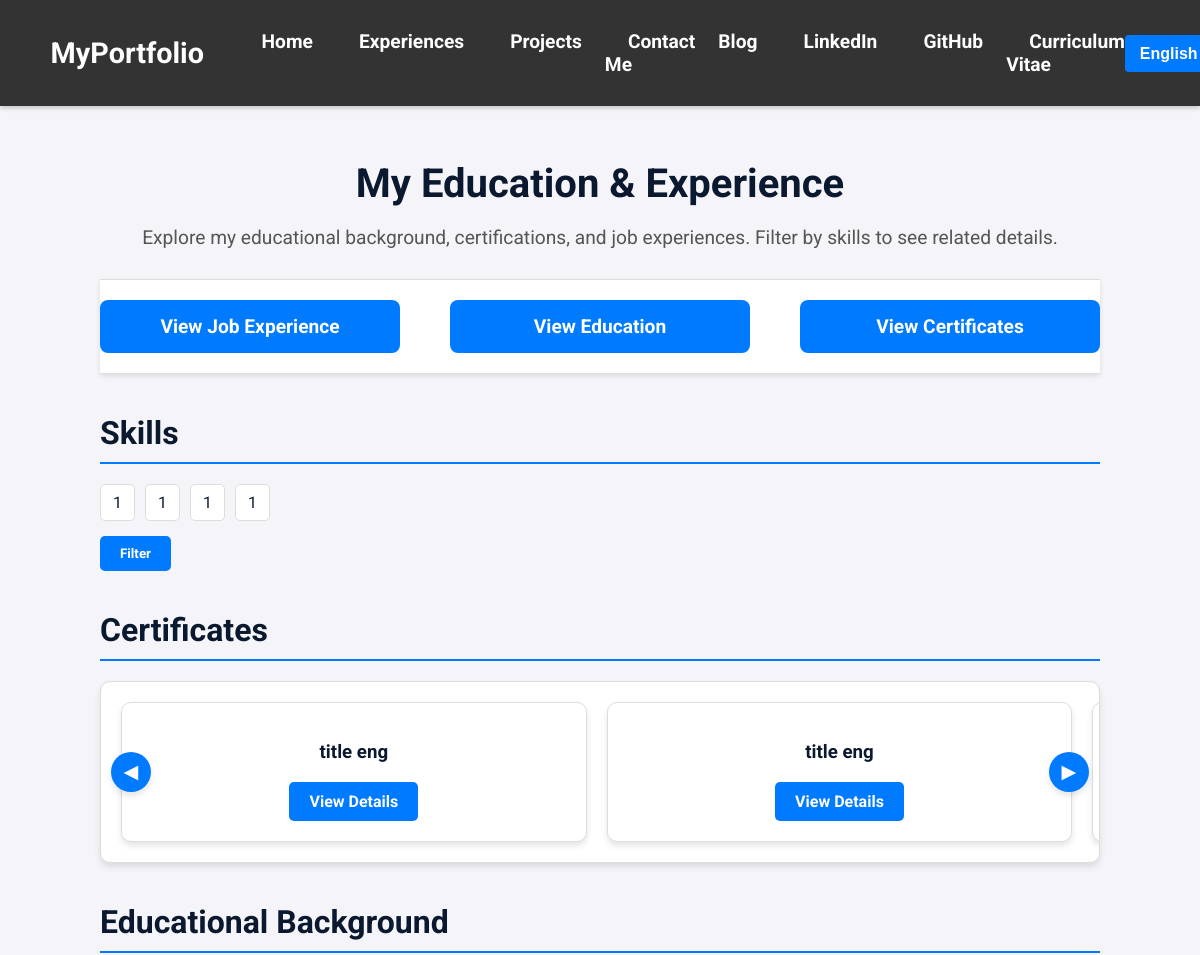
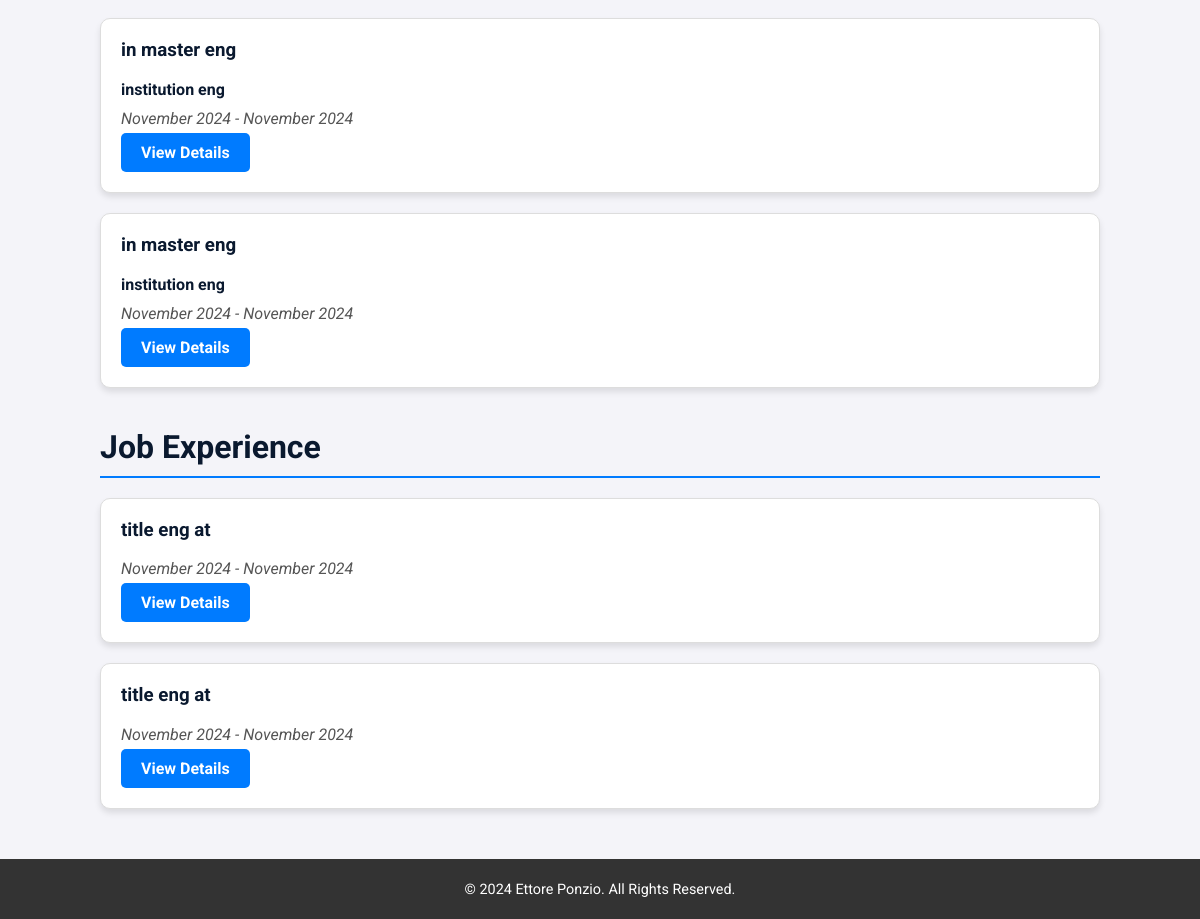
Page /en/education/ on the committed database (2 pictures, top to bottom).
### portfolio/models.py (models this page shows, shortened)
class Skill(models.Model):
    name_en = models.CharField(
        max_length=100,
        help_text=_("The name of the skill in English (e.g., Python, Data Analysis)."),
        verbose_name=_("Name (EN)")
    )
    name_it = models.CharField(
        max_length=100,
        help_text=_("The name of the skill in Italian (e.g., Python, Analisi dei dati)."),
        verbose_name=_("Name (IT)")
    )
    class Meta:
        verbose_name = _("Skill")
        verbose_name_plural = _("Skills")

class Certificate(models.Model):
    title_en = models.CharField(
        max_length=255,
        help_text=_("The title of the certificate in English."),
        verbose_name=_("Title (EN)")
    )
    title_it = models.CharField(
        max_length=255,
        help_text=_("The title of the certificate in Italian."),
        verbose_name=_("Title (IT)")
    )
    description_en = models.TextField(
        help_text=_("Description of the course in English."),
        verbose_name=_("Description (EN)")
    )
    description_it = models.TextField(
        help_text=_("Description of the course in Italian."),
        verbose_name=_("Description (IT)")
    )
    field_en = models.CharField(
        max_length=255,
        blank=True,
        null=True,
        help_text=_("Field of the certificate in English."),
        verbose_name=_("Field (EN)")
    )
    field_it = models.CharField(
        max_length=255,
        blank=True,
        null=True,
        help_text=_("Field of the certificate in Italian."),
        verbose_name=_("Field (IT)")
    )
    image = models.ImageField(
        upload_to='certificate_images/',
        blank=True,
        null=True,
        help_text=_("Upload an image for the certificate."),
        verbose_name=_("Image")
    )
    link = models.URLField(
        help_text=_("URL to the certificate or course information."),
        verbose_name=_("Link")
    )
    skills = models.ManyToManyField(
        Skill,
        related_name="certificates",
        blank=True,
        help_text=_("Skills related to this certificate."),
        verbose_name=_("Skills")
    )
    class Meta:
        verbose_name = _("Certificate")
        verbose_name_plural = _("Certificates")

class Education(models.Model):
    DEGREE_CHOICES = [
        ('Bachelors', _('Bachelors')),
        ('Masters', _('Masters')),
        ('PhD', _('PhD')),
        ('Other', _('Other')),
    ]
    institution_en = models.CharField(
        max_length=255,
        help_text=_("Name of the educational institution in English."),
        verbose_name=_("Institution (EN)")
    )
    institution_it = models.CharField(
        max_length=255,
        help_text=_("Name of the educational institution in Italian."),
        verbose_name=_("Institution (IT)")
    )
    degree = models.CharField(
        max_length=50,
        choices=DEGREE_CHOICES,
        help_text=_("Degree type (e.g., Bachelor's, Master's)."),
        verbose_name=_("Degree")
    )
    field_of_study_en = models.CharField(
        max_length=255,
        help_text=_("Field of study in English (e.g., Computer Science)."),
        verbose_name=_("Field of Study (EN)")
    )
    field_of_study_it = models.CharField(
        max_length=255,
        help_text=_("Field of study in Italian (e.g., Informatica)."),
        verbose_name=_("Field of Study (IT)")
    )
    start_date = models.DateField(
        help_text=_("Start date of the program."),
        verbose_name=_("Start Date")
    )
    end_date = models.DateField(
        help_text=_("End date of the program, or expected end date."),
        verbose_name=_("End Date")
    )
    description_en = models.TextField(
        blank=True,
        help_text=_("Optional description of the program or notable achievements in English."),
        verbose_name=_("Description (EN)")
    )
    description_it = models.TextField(
        blank=True,
        help_text=_("Optional description of the program or notable achievements in Italian."),
        verbose_name=_("Description (IT)")
    )
    skills = models.ManyToManyField(
        'Skill',
        related_name="educations",
        blank=True,
        help_text=_("Skills related to this educational entry."),
        verbose_name=_("Skills")
    )
    class Meta:
        verbose_name = _("Education")
        verbose_name_plural = _("Education")

class JobExperience(models.Model):
    title_en = models.CharField(
        max_length=255,
        help_text=_("Job title in English (e.g., Software Developer)"),
        verbose_name=_("Title (EN)")
    )
    title_it = models.CharField(
        max_length=255,
        help_text=_("Job title in Italian (e.g., Sviluppatore Software)"),
        verbose_name=_("Title (IT)")
    )
    company = models.CharField(
        max_length=255,
        help_text=_("Company name"),
        verbose_name=_("Company")
    )
    start_date = models.DateField(
        help_text=_("Start date of the job"),
        verbose_name=_("Start Date")
    )
    end_date = models.DateField(
        null=True,
        blank=True,
        help_text=_("End date of the job (if applicable)"),
        verbose_name=_("End Date")
    )
    description_en = models.TextField(
        blank=True,
        help_text=_("Description of responsibilities or achievements in English"),
        verbose_name=_("Description (EN)")
    )
    description_it = models.TextField(
        blank=True,
        help_text=_("Description of responsibilities or achievements in Italian"),
        verbose_name=_("Description (IT)")
    )
    skills = models.ManyToManyField(
        'Skill',
        related_name="job_experiences",
        blank=True,
        help_text=_("Skills related to this job experience"),
        verbose_name=_("Skills")
    )
    class Meta:
        verbose_name = _("Job Experience")
        verbose_name_plural = _("Job Experiences")

### portfolio/views.py (the view)
# urls.py: path('education/', views.education, name='education'),
def education(request):
    user_language = get_language()  # Get the current language, e.g., 'en' or 'it'
    skills = Skill.objects.all()
    skill_ids = request.GET.getlist('skill')
    selected_skills = Skill.objects.filter(id__in=skill_ids) if skill_ids else []
    if skill_ids:
        certificates = Certificate.objects.filter(skills__id__in=skill_ids).distinct()
        education_history = Education.objects.filter(skills__id__in=skill_ids).distinct()
        job_experiences = JobExperience.objects.filter(skills__id__in=skill_ids).order_by('-end_date').distinct()
    else:
        certificates = Certificate.objects.all()
        education_history = Education.objects.all().order_by('-end_date')
        job_experiences = JobExperience.objects.all().order_by('-end_date')
    for education in education_history:
        if user_language == 'it':
            education.display_institution = education.institution_it
            education.display_field_of_study = education.field_of_study_it
        else:
            education.display_institution = education.institution_en
            education.display_field_of_study = education.field_of_study_en
    for job in job_experiences:
        if user_language == 'it':
            job.display_title = job.title_it
        else:
            job.display_title = job.title_en
    for skill in skills:
        if user_language == 'it':
            skill.display_name = skill.name_it
        else:
            skill.display_name = skill.name_en
    for certificate in certificates:
        if user_language == 'it':
            certificate.display_title = certificate.title_it
            certificate.display_description = certificate.description_it
        else:
            certificate.display_title = certificate.title_en
            certificate.display_description = certificate.description_en
    context = {
        'skills': skills,
        'selected_skills': selected_skills,
        'certificates': certificates,
        'education_history': education_history,
        'job_experiences': job_experiences,
    }
    return render(request, 'portfolio/education.html', context)

### portfolio/templates/portfolio/education.html (shortened to what this page needs)
{% extends 'portfolio/base.html' %}
{% load static %}
{% load i18n %}
{% block styles %}
    <link rel="stylesheet" href="{% static 'portfolio/css/education.css' %}">
{% endblock %}
{% block content %}
<article class="education-page">
    <header>
        <h1 class="page-title">{% trans "My Education & Experience" %}</h1>
        <p class="page-subtitle">
            {% trans "Explore my educational background, certifications, and job experiences. Filter by skills to see related details." %}
        </p>
    </header>
    <section class="view-experience-section">
        <a href="{% url 'portfolio:job_experience_list' %}" class="view-experience-button">
            {% trans "View Job Experience" %}
        </a>
        <a href="{% url 'portfolio:education_list' %}" class="view-experience-button">
            {% trans "View Education" %}
        </a>
        <a href="{% url 'portfolio:certificate_list' %}" class="view-experience-button">
            {% trans "View Certificates" %}
        </a>
    </section>
    <section class="skills-section" aria-labelledby="skills-heading">
        <h2 id="skills-heading" class="section-heading">{% trans "Skills" %}</h2>
        <form method="get">
            <ul class="skills-list">
                {% for skill in skills %}
                <li>
                    <label for="skill-{{ skill.id }}">{{ skill.display_name }}</label>
                </li>
                {% endfor %}
            </ul>
            <div class="form-actions">
                <button type="submit" class="filter-button">{% trans "Filter" %}</button>
            </div>
        </form>
    </section>
    <section class="certificates-section" aria-labelledby="certificates-heading">
        <h2 id="certificates-heading" class="section-heading">{% trans "Certificates" %}</h2>
        {% if certificates %}
        <div class="carousel" aria-roledescription="carousel">
            <div class="certificates-grid" id="certificates-carousel">
                {% for certificate in certificates %}
                <div class="certificate-card" data-slide-index="{{ forloop.counter0 }}">
                    <h3>{{ certificate.display_title }}</h3>
                    <a href="{% url 'portfolio:certificate_detail' certificate.id %}" class="btn-detail">{% trans "View Details" %}</a>
                </div>
                {% endfor %}
            </div>
            <button class="carousel-btn prev" aria-label="{% trans 'Previous Certificates' %}">&#9664;</button>
            <button class="carousel-btn next" aria-label="{% trans 'Next Certificates' %}">&#9654;</button>
        </div>
        {% else %}
        <p>{% trans "No certificates available." %}</p>
        {% endif %}
    </section>
    <section class="education-section" aria-labelledby="education-heading">
        <h2 id="education-heading" class="section-heading">{% trans "Educational Background" %}</h2>
        {% if education_history %}
        <ul class="education-list">
            {% for education in education_history %}
            <li class="education-item">
                <h3>{{ education.display_degree }} {% trans "in" %} {{ education.display_field_of_study }}</h3>
                <p class="institution"><strong>{{ education.display_institution }}</strong></p>
                <p class="time-period">
                    <time datetime="{{ education.start_date|date:'Y-m' }}">{{ education.start_date|date:"F Y" }}</time> -
                    <time datetime="{{ education.end_date|date:'Y-m' }}">{{ education.end_date|date:"F Y" }}</time>
                </p>
                <a href="{% url 'portfolio:education_detail' education.id %}" class="btn-detail">{% trans "View Details" %}</a>
            </li>
            {% endfor %}
        </ul>
        {% else %}
        <p>{% trans "No educational background available." %}</p>
        {% endif %}
    </section>
    <section class="experience-section" aria-labelledby="experience-heading">
        <h2 id="experience-heading" class="section-heading">{% trans "Job Experience" %}</h2>
        {% if job_experiences %}
        <ul class="experience-list">
            {% for job in job_experiences %}
            <li class="experience-item">
                <h3>{{ job.display_title }} {% trans "at" %} {{ job.display_company }}</h3>
                <p class="time-period">
                    <time datetime="{{ job.start_date|date:'Y-m-d' }}">{{ job.start_date|date:"F Y" }}</time> -
                    {% if job.end_date %}
                    <time datetime="{{ job.end_date|date:'Y-m-d' }}">{{ job.end_date|date:"F Y" }}</time>
                    {% else %}
                    {% trans "Present" %}
                    {% endif %}
                </p>
                <a href="{% url 'portfolio:job_experience_detail' job.id %}" class="btn-detail">{% trans "View Details" %}</a>
            </li>
            {% endfor %}
        </ul>
        {% else %}
        <p>{% trans "No job experiences found." %}</p>
        {% endif %}
    </section>
</article>
{% endblock %}

### portfolio/templates/portfolio/base.html (shortened to what this page needs)
{% load static %}
{% load i18n %}
<!DOCTYPE html>
<html lang="en">
<head>
    <link rel="stylesheet" href="{% static 'portfolio/css/navigation.css' %}">
    <link rel="stylesheet" href="{% static 'portfolio/css/footer.css' %}">
    {% block styles %}{% endblock %}
</head>
<body>
    <header>
        <nav aria-label="{% trans 'Main Navigation' %}">
            <div class="nav-container">
                <a href="{% url 'portfolio:home' %}" class="logo">MyPortfolio</a>
                <ul class="nav-links">
                    <li><a href="{% url 'portfolio:home' %}">{% trans "Home" %}</a></li>
                    <li><a href="{% url 'portfolio:education' %}">{% trans "Experiences" %}</a></li>
                    <li><a href="{% url 'portfolio:projects' %}">{% trans "Projects" %}</a></li>
                    <li><a href="{% url 'portfolio:contact' %}">{% trans "Contact Me" %}</a></li>
                    <li><a href="{% url 'portfolio:blog_list' %}">{% trans "Blog" %}</a></li>
                    <li><a href="{% url 'portfolio:linkedin' %}" target="_blank">{% trans "LinkedIn" %}</a></li>
                    <li><a href="{% url 'portfolio:github' %}" target="_blank">{% trans "GitHub" %}</a></li>
                    <li><a href="{% url 'portfolio:open_cv' %}">{% trans "Curriculum Vitae" %}</a></li>
                </ul>
                <form action="{% url 'set_language' %}" method="post" id="language-form" class="language-form">
                    <select name="language" onchange="this.form.submit()" id="language-select" class="language-switcher">
                        {% for lang_code, lang_name in LANGUAGES %}
                            <option value="{{ lang_code }}" {% if lang_code == LANGUAGE_CODE %}selected{% endif %}>
                                {{ lang_name }}
                            </option>
                        {% endfor %}
                    </select>
                </form>
            </div>
        </nav>
    </header>
    <main class="container" role="main">
        {% block content %}{% endblock %}
    </main>
    <footer>
        <p>&copy; {% trans "2024 Ettore Ponzio. All Rights Reserved." %}</p>
    </footer>
</body>
</html>

### portfolio/static/portfolio/css/navigation.css (style rules this page uses)
.nav-container { display: flex; justify-content: space-between; align-items: center; padding: 1em; background-color: #333; color: #fff; position: sticky; top: 0; z-index: 1000; box-shadow: 0 2px 5px rgba(0, 0, 0, 0.2); }
nav .logo { font-size: 1.8rem; font-weight: bold; color: #fff; text-decoration: none; }
nav ul { display: flex; list-style: none; gap: 2 em; margin: 0; padding: 0; }
nav a { text-decoration: none; color: #fff; font-weight: bold; font-size: 1.2rem; padding: 0.7em 1.2em; transition: background-color 0.3s, color 0.3s; border-radius: 6px; }
.language-form { margin-left: auto; order: 3; }
.language-switcher { background-color: #007bff; color: #fff; font-size: 16px; padding: 10px 15px; border: none; font-weight: bold; border-radius: 4px; cursor: pointer; appearance: none; -webkit-appearance: none; transition: background-color 0.3s ease; }
nav .language-switcher option { color: #000; }

### portfolio/static/portfolio/css/footer.css (style rules this page uses)
footer { background-color: #333; color: #fff; text-align: center; padding: 1em; font-size: 0.9em; }
footer p { margin: 0.5em 0; }

### rows in the picture
Skill: display_name "1"
Skill: display_name "1"
Skill: display_name "1"
Skill: display_name "1"
Certificate: display_title "title eng"
Certificate: display_title "title eng"
Education: display_field_of_study "master eng", display_institution "institution eng", start_date "November 2024", end_date "November 2024"
Education: display_field_of_study "master eng", display_institution "institution eng", start_date "November 2024", end_date "November 2024"
JobExperience: display_title "title eng", start_date "November 2024", end_date "November 2024"
JobExperience: display_title "title eng", start_date "November 2024", end_date "November 2024"

### other values in the picture
form field language "English"
